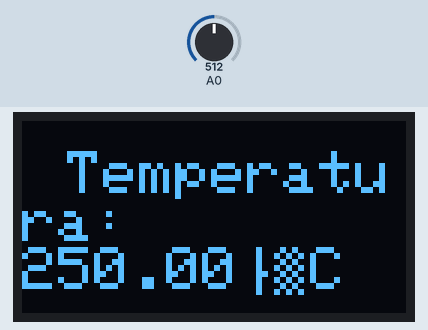
This sketch was run on a simulated Arduino Uno, built with avr-gcc and run on an emulated ATmega328P. Shown: 128×64 one-colour display. The inputs (shaded band) are chosen by the test bench; at power-on: A0 = 512. What the sketch prints to the serial monitor is not drawn.

Above: at 1.4 s.
1.5 s: A0 set to 716
At 3.5 s:
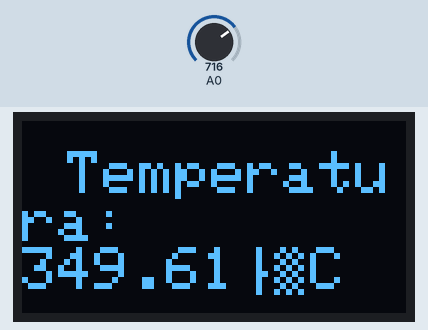
3.8 s: A0 set to 900
At 5.0 s:
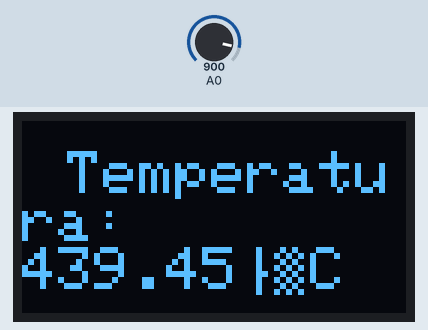
5.9 s: A0 set to 1023
At 7.5 s:
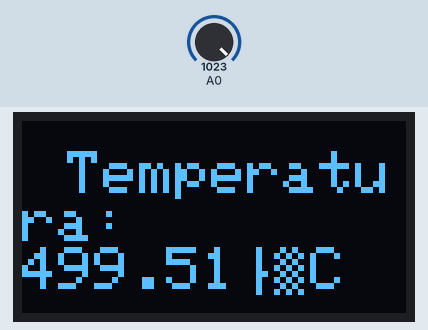
Timing chart, 0 to 9.0 s (numbered marks = the images above; inputs shaded):
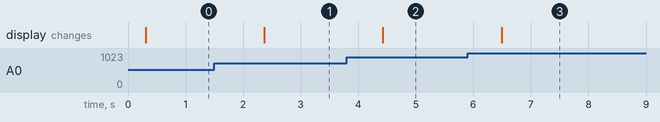

Measured:
- after the input at 1.5 s, the display: changes after 0.87 s (image 1)
- after the input at 3.8 s, the display: changes after 0.63 s (image 2)
- after the input at 5.9 s, the display: changes after 0.59 s (image 3)

The sketch:

OLED.ino
```cpp
#include <Wire.h>
#include <Adafruit_GFX.h>
#include <Adafruit_SH110X.h>

#define i2c_Address 0x3C

#define SCREEN_WIDTH 128
#define SCREEN_HEIGHT 64
#define OLED_RESET -1

float sensor;
float temperatura;

Adafruit_SH1106G display(
  SCREEN_WIDTH,
  SCREEN_HEIGHT,
  &Wire,
  OLED_RESET
);

void setup() {

  Serial.begin(9600);


  Wire.begin();

  delay(250);


  if (!display.begin(i2c_Address, true)) {
    Serial.println("ERROR: OLED no encontrada");

    while (1);
  }

  Serial.println("OLED funcionando correctamente");


  //display.clearDisplay();


  //display.setTextColor(SH110X_WHITE);
  //display.setTextSize(2);
  //display.setCursor(15, 10);
  //display.println("HOLA!");


  //display.setTextSize(1);
  //display.setCursor(15, 40);
  //display.println("OLED funcionando");


  //display.display();
}

void loop() {
  sensor=analogRead(A0);
  temperatura=(sensor*(5.0/1024)*100);

  display.clearDisplay();

  display.setTextColor(SH110X_WHITE);
  display.setTextSize(2);
  display.setCursor(15, 10);
  display.println("Temperatura:");
  display.print(temperatura, 2);
  display.println("°C");


  Serial.println("Temperatura:");
  Serial.print(temperatura);
  Serial.println("°C");

  display.display();
  delay(1000);

}
```
